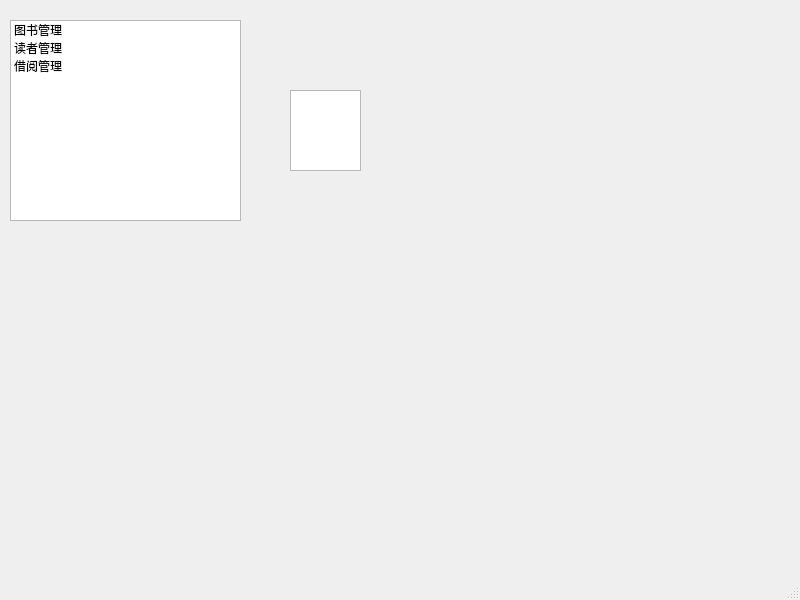
<?xml version="1.0" encoding="UTF-8"?>
<ui version="4.0">
 <class>MainWindow</class>
 <widget class="QMainWindow" name="MainWindow">
  <property name="geometry">
   <rect>
    <x>0</x>
    <y>0</y>
    <width>800</width>
    <height>600</height>
   </rect>
  </property>
  <property name="windowTitle">
   <string>MainWindow</string>
  </property>
  <widget class="QWidget" name="centralwidget">
   <widget class="QListWidget" name="funcListWidget">
    <property name="geometry">
     <rect>
      <x>10</x>
      <y>20</y>
      <width>231</width>
      <height>201</height>
     </rect>
    </property>
    <item>
     <property name="text">
      <string>图书管理</string>
     </property>
    </item>
    <item>
     <property name="text">
      <string>读者管理</string>
     </property>
    </item>
    <item>
     <property name="text">
      <string>借阅管理</string>
     </property>
    </item>
   </widget>
   <widget class="QStackedWidget" name="stackWidget">
    <property name="geometry">
     <rect>
      <x>270</x>
      <y>50</y>
      <width>121</width>
      <height>131</height>
     </rect>
    </property>
    <property name="currentIndex">
     <number>2</number>
    </property>
    <widget class="QWidget" name="page">
     <widget class="QTableView" name="bookTableView">
      <property name="geometry">
       <rect>
        <x>20</x>
        <y>30</y>
        <width>41</width>
        <height>81</height>
       </rect>
      </property>
     </widget>
    </widget>
    <widget class="QWidget" name="page_2">
     <widget class="QTableView" name="readerTableView">
      <property name="geometry">
       <rect>
        <x>30</x>
        <y>40</y>
        <width>41</width>
        <height>81</height>
       </rect>
      </property>
     </widget>
    </widget>
    <widget class="QWidget" name="page_3">
     <widget class="QTableView" name="borrowTableView">
      <property name="geometry">
       <rect>
        <x>20</x>
        <y>40</y>
        <width>71</width>
        <height>81</height>
       </rect>
      </property>
     </widget>
    </widget>
   </widget>
  </widget>
  <widget class="QMenuBar" name="menubar">
   <property name="geometry">
    <rect>
     <x>0</x>
     <y>0</y>
     <width>800</width>
     <height>17</height>
    </rect>
   </property>
  </widget>
  <widget class="QStatusBar" name="statusbar"/>
 </widget>
 <resources/>
 <connections/>
</ui>
